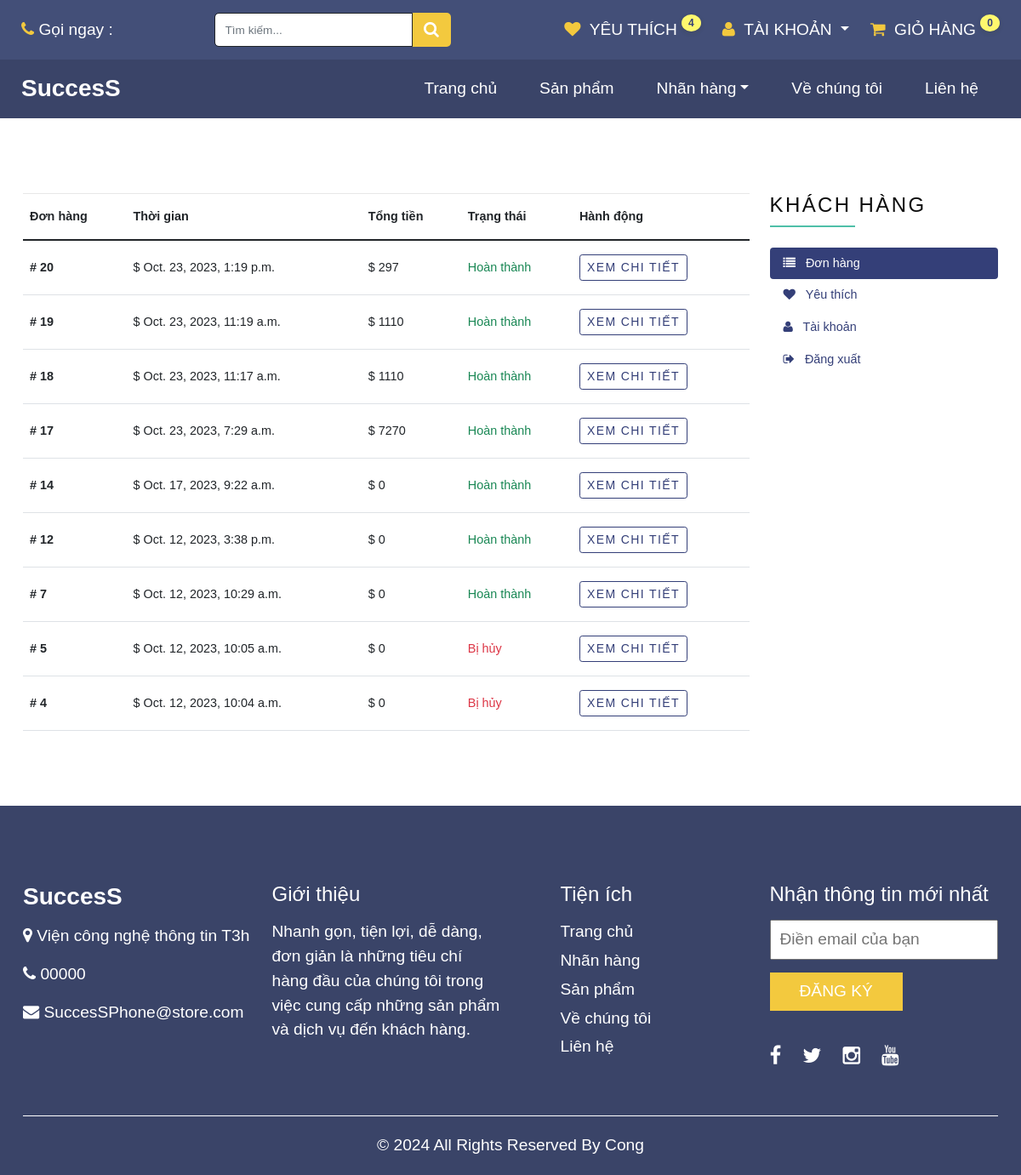
/orders/list (signed in), run on the app's committed database.
### accounts/models.py (models this page shows, shortened)
class User(AbstractBaseUser):
    email = models.EmailField(max_length=100, unique=True)
    full_name = models.CharField(max_length=100)
    is_admin = models.BooleanField(default=False)
    is_active = models.BooleanField(default=True)
    likes = models.ManyToManyField(Product, blank=True, related_name='likes')
    is_manager = models.BooleanField(default=False)
    objects = UserManager()
    USERNAME_FIELD = 'email'
    REQUIRED_FIELDS = ['full_name']
    def get_likes_count(self):
        return self.likes.count()

### orders/models.py (models this page shows, shortened)
class Order(models.Model):
    user = models.ForeignKey(User, on_delete=models.CASCADE, related_name='orders')
    created = models.DateTimeField(auto_now_add=True)
    updated = models.DateTimeField(auto_now=True)
    status = models.BooleanField(default=False)
    class Meta:
        ordering = ('-created',)
    @property
    def get_total_price(self):
        total = sum(item.get_cost() for item in self.items.all())
        return total

class OrderItem(models.Model):
    order = models.ForeignKey(Order, on_delete=models.CASCADE, related_name='items')
    product = models.ForeignKey(Product, on_delete=models.CASCADE, related_name='order_items')
    price = models.IntegerField()
    quantity = models.SmallIntegerField(default=1)
    def get_cost(self):
        return self.price * self.quantity

### orders/views.py (the view)
# urls.py: path('list', views.user_orders, name='user_orders'),
@login_required
def user_orders(request):
    orders = request.user.orders.all()
    context = {'title':'Orders', 'orders': orders}
    return render(request, 'user_orders.html', context)

### cart/utils/cart.py (called while the page is built)
    def __iter__(self):
        product_ids = self.cart.keys()
        products = Product.objects.filter(id__in=product_ids)
        cart = self.cart.copy()
        for product in products:
            cart[str(product.id)]['product'] = product
        for item in cart.values():
            item['total_price'] = int(item['price']) * int(item['quantity'])
            yield item

    def add_cart_session(self):
        cart = self.session.get(CART_SESSION_ID)
        if not cart:
            cart = self.session[CART_SESSION_ID] = {}
        return cart

### online_shop/context_processors.py (called while the page is built)
def return_cart(request):
    cart = len(list(Cart(request)))
    return {'cart_count': cart}

def return_categories(request):
    categories = Category.objects.all()
    return {'categories': categories}

### shop/models.py (called while the page is built)
    def __str__(self):
        return self.title

### orders/templates/user_orders.html (shortened to what this page needs)
{% extends "base.html" %}
{% block extend_page %}
<section class="py-5">
    <div class="container py-4">
      <div class="row gy-5">
        <div class="col-lg-9">
          <div class="table-responsive">
            <table class="table table-hover text-nowrap">
              <thead>
                <tr class="text-sm">
                  <th class="border-gray-300 border-top py-3">Đơn hàng</th>
                  <th class="border-gray-300 border-top py-3">Thời gian</th>
                  <th class="border-gray-300 border-top py-3">Tổng tiền</th>
                  <th class="border-gray-300 border-top py-3">Trạng thái</th>
                  <th class="border-gray-300 border-top py-3">Hành động</th>
                </tr>
              </thead>
              <tbody>
                {% if orders %}
                {% for order in orders %}
                    <tr class="text-sm">
                        <th class="align-middle py-3"># {{ order.id }}</th>
                        <td class="align-middle py-3">$ {{ order.created }}</td>
                        <td class="align-middle py-3">$ {{ order.get_total_price }}</td>
                        {% if order.status %}
                            <td class="align-middle py-3 text-success">Hoàn thành</td>
                        {% else %}
                            <td class="align-middle py-3 text-danger">Bị hủy</td>
                        {% endif %}
                        <td class="align-middle py-3"><a class="btn btn-outline-primary btn-sm" href="{% url 'orders:order_detail' order.id %}">Xem chi tiết</a></td>
                    </tr>
                {% endfor %}
                {% endif %}
              </tbody>
            </table>
          </div>
        </div>
        <div class="col-lg-3">
          <h3 class="h4 text-uppercase lined mb-4">Khách hàng</h3>
          <nav class="nav flex-column nav-pills">
                <a class="nav-link text-sm active" href="">
                    <i class="me-2 fa fa-list"></i>
                    <span>Đơn hàng</span>
                </a>
                <a class="nav-link text-sm" href="{% url "shop:favorites" %}">
                    <i class="me-2 fa fa-heart"></i>
                    <span>Yêu thích</span>
                </a>
                <a class="nav-link text-sm" href="{% url "accounts:edit_profile" %}">
                    <i class="me-2 fa fa-user"></i>
                    <span>Tài khoản</span>
                </a>
                <a class="nav-link text-sm" href="{% url "accounts:user_logout" %}">
                    <i class="me-2 fa fa-sign-out"></i>
                    <span>Đăng xuất</span>
                </a>
          </nav>
        </div>
      </div>
    </div>
  </section>
{% endblock %}

### shop/templates/base.html (shortened to what this page needs)
{% load static %}
<!DOCTYPE html>
<html>
<head>
  <link rel="stylesheet" type="text/css" href="{% static 'css/bootstrap.css' %}" />
  <link rel="stylesheet" href="{% static 'css/font-awesome.min.css' %}"  />
  <link rel="stylesheet" href="{% static 'css/style.css' %}" />
  <link rel="stylesheet" href="{% static 'css/responsive.css' %}" />
</head>
<body>
  <div class="hero_area">
    <header class="header_section">
      <div class="header_top">
        <div class="container-fluid">
          <div class="top_nav_container">
            <div class="contact_nav">
              <a href="">
                <i class="fa fa-phone" aria-hidden="true"></i>
                <span>
                  Gọi ngay :
                </span>
              </a>
            </div>
            <form class="search_form" action="{% url 'shop:search' %}">
              <input name="q" type="search" class="form-control form-control-dark" placeholder="Tìm kiếm..." aria-label="Search">
              <button class="" type="submit">
                <i class="fa fa-search" aria-hidden="true"></i>
              </button>
            </form>
            <div class="user_option_box">
              <a href="{% url 'shop:favorites' %}">
                <i class="fa fa-heart" aria-hidden="true"></i>
                <span>
                  Yêu thích
                </span>
                  {% if request.user.is_authenticated %}
                <div class="pop_up">
                  {{ request.user.get_likes_count}}
                </div>
              {% endif %}
              </a>
              <div class="dropdown text-end">
                <a href="#" class="dropdown-toggle" id="dropdownUser1" type="button" data-bs-toggle="dropdown" aria-haspopup="true"
                aria-expanded="true">
                  <i class="fa fa-user" aria-hidden="true"></i>
                  <span class="caret">
                  Tài Khoản
                  </span>
                </a>
                {% if request.user.is_authenticated %}
              </div>
              {% else %}
                <li><a href="{% url 'accounts:user_login' %}" class="dropdown-item">Đăng nhập</a></li>
                <li><a href="{% url 'accounts:user_register' %}" class="dropdown-item">Đăng ký</a></li>
              </div>
              {% endif %}
              <a href="{% url 'cart:show_cart' %}" class="cart-link">
                <i class="fa fa-shopping-cart" aria-hidden="true"></i>
                <span>
                  Giỏ hàng
                </span>
                {% if request.user.is_authenticated %}
                <div class="pop_up">
                  {{ cart_count }}
                </div>
              {% endif %}
              </a>
            </div>
          </div>
        </div>
      </div>
      <div class="header_bottom">
        <div class="container-fluid">
          <div class="navbar custom_nav-container navbar-expand-lg">
            <a class="navbar-brand" href="{% url 'shop:home_page' %}">
              <span>
                SuccesS
              </span>
            </a>
            <div class="collapse navbar-collapse" id="navbarSupportedContent">
              <ul class="navbar-nav">
                <li class="nav-item">
                  <a class="nav-link" href="{% url 'shop:home_page' %}">Trang chủ
                  </a>
                </li>
                <li class="nav-item">
                  <a class="nav-link" href="{% url 'shop:product' %}">Sản phẩm</a>
                </li>
                <li class="nav-item dropdown category_dropdown"><a class="nav-link dropdown-toggle" id="contactMegamenu" href="#" role="button" data-bs-toggle="dropdown" aria-expanded="false">Nhãn hàng</a>
                </li>
                <li class="nav-item">
                  <a class="nav-link" href="{% url 'shop:about_us' %}">Về chúng tôi</a>
                </li>
                <li class="nav-item">
                  <a class="nav-link" href="{% url 'shop:contact' %}">Liên hệ</a>
                </li>
              </ul>
            </div>
          </div>
        </div>
      </div>
    </header>
  <main class="container">
  </main>
  {% block extend_page %} {% endblock %}
<section class="info_section ">
  <div class="container">
    <div class="row">
      <div class="col-md-3">
        <div class="info_contact">
          <h5>
            <a href="" class="navbar-brand">
              <span>
                SuccesS
              </span>
            </a>
          </h5>
          <p>
            <i class="fa fa-map-marker" aria-hidden="true"></i>
            Viện công nghệ thông tin T3h
          </p>
          <p>
            <i class="fa fa-phone" aria-hidden="true"></i>
            00000
          </p>
          <p>
            <i class="fa fa-envelope" aria-hidden="true"></i>
            SuccesSPhone@store.com
          </p>
        </div>
      </div>
      <div class="col-md-3">
        <div class="info_info">
          <h5>
            Giới thiệu
          </h5>
          <p>
            Nhanh gọn, tiện lợi, dễ dàng, đơn giản là những tiêu chí hàng đầu của chúng tôi trong việc cung cấp những sản phẩm và dịch vụ đến
            khách hàng.
          </p>
        </div>
      </div>
      <div class="col-md-3" style="padding-left: 5%">
        <div class="info_links">
          <h5>
            Tiện ích
          </h5>
          <ul>
            <li>
              <a href="{% url 'shop:home_page' %}">
                Trang chủ
              </a>
            </li>
            <li>
              <a href="">
                Nhãn hàng
              </a>
            </li>
            <li>
              <a href="{% url 'shop:product' %}">
                Sản phẩm
              </a>
            </li>
            <li>
              <a href="{% url 'shop:about_us' %}">
                Về chúng tôi
              </a>
            </li>
            <li>
              <a href="{% url 'shop:contact' %}">
                Liên hệ
              </a>
            </li>
          </ul>
        </div>
      </div>
      <div class="col-md-3">
        <div class="info_form ">
          <h5>
            Nhận thông tin mới nhất
          </h5>
          <form action="">
            <input type="email" placeholder="Điền email của bạn">
            <button>
              Đăng ký
            </button>
          </form>
          <div class="social_box">
            <a href="">
              <i class="fa fa-facebook" aria-hidden="true"></i>
            </a>
            <a href="">
              <i class="fa fa-twitter" aria-hidden="true"></i>
            </a>
            <a href="">
              <i class="fa fa-instagram" aria-hidden="true"></i>
            </a>
            <a href="">
              <i class="fa fa-youtube" aria-hidden="true"></i>
            </a>
          </div>
        </div>
      </div>
    </div>
  </div>
  </section>
  <footer class="footer_section">
    <div class="container">
      <p>
        &copy; <span id="displayYear"></span> All Rights Reserved By Cong
      </p>
    </div>
  </footer>
</body>
</html>

### static/css/style.css (style rules this page uses)
body { font-family: 'Poppins', sans-serif; color: #0c0c0c; background-color: #ffffff; overflow-x: hidden; }
a, a:hover, a:focus { text-decoration: none; }
.btn, .btn:focus { outline: none !important; -webkit-box-shadow: none; box-shadow: none; }
.hero_area { position: relative; min-height: 100vh; display: -webkit-box; display: -ms-flexbox; display: flex; -webkit-box-orient: vertical; -webkit-box-direction: normal; -ms-flex-direction: column; flex-direction: column; }
.header_section { background-color: #3a4468; }
.header_section .container-fluid { padding-right: 25px; padding-left: 25px; }
.header_section .header_top { padding: 15px 0; background-color: #434f78; }
.header_section .header_bottom { padding: 10px 0; }
.top_nav_container { display: -webkit-box; display: -ms-flexbox; display: flex; -webkit-box-pack: justify; -ms-flex-pack: justify; justify-content: space-between; -webkit-box-align: center; -ms-flex-align: center; align-items: center; }
.contact_nav { display: -webkit-box; display: -ms-flexbox; display: flex; }
.contact_nav a { color: #ffffff; margin-right: 10px; }
.contact_nav a i { color: #f3c93e; }
.search_form { display: -webkit-box; display: -ms-flexbox; display: flex; margin: 0 15px; }
.search_form .form-control { border-radius: 5px 0 0 5px; height: 40px; width: auto; min-width: unset; }
.search_form button { width: 45px; min-width: 45px; height: 40px; padding: 0; border: none; outline: none; color: #ffffff; background-color: #f3c93e; border-radius: 0 5px 5px 0; }
.user_option_box { display: -webkit-box; display: -ms-flexbox; display: flex; -webkit-box-align: center; -ms-flex-align: center; align-items: center; }
.user_option_box a { color: #ffffff; margin-left: 25px; text-transform: uppercase; }
.user_option_box a i { color: #f3c93e; }
.user_option_box a span { margin-left: 5px; }
.category_dropdown a { color: #ffffff; }
.navbar-brand { padding: 0; margin: 0; color: #000000; font-weight: bold; font-size: 28px; font-weight: bold; }
.navbar-brand span { color: #ffffff; }
.custom_nav-container { padding: 0; }
.custom_nav-container .navbar-nav { margin-left: auto; }
.custom_nav-container .navbar-nav .nav-item .nav-link { padding: 10px 25px; color: #ffffff; text-align: center; }
.info_section { background-color: #3a4468; color: #ffffff; padding: 90px 0 45px 0; }
.info_section h5 { margin-bottom: 15px; font-size: 24px; }
.info_section .info_links ul { padding: 0; }
.info_section .info_links ul li { list-style-type: none; }
.info_section .info_links ul li a { display: inline-block; color: #ffffff; margin-bottom: 5px; }
.info_section .info_form form input { outline: none; width: 100%; padding: 7px 10px; }
.info_section .info_form form button { padding: 8px 35px; outline: none; border: none; color: #ffffff; background: #f3c93e; margin-top: 15px; text-transform: uppercase; }
.info_section .info_form .social_box { margin-top: 35px; width: 100%; display: -webkit-box; display: -ms-flexbox; display: flex; }
.info_section .info_form .social_box a { margin-right: 25px; color: #ffffff; font-size: 24px; }
.footer_section { position: relative; background-color: #3a4468; text-align: center; }
.footer_section p { border-top: 1px solid #ffffff; color: #ffffff; padding: 20px 0; margin: 0; }
.pop_up { padding: 1px 8px 1px 8px; background-color: #fff86e; font-size: 12px; font-weight: 600; display: inline-block; position: relative; top: -10px; -moz-box-shadow: rgb(60 64 67 / 10%) 0px 1px 0px 0px, rgb(60 64 67 / 15%) 0px 2px 3px 2px; -webkit-box-shadow: rgb(60 64 67 / 10%) 0px 1px 0px 0px, rgb(60 64 67 / 15%) 0px 2px 3px 2px; box-shadow: rgb(60 64 67 / 10%) 0px 1px 0px 0px, rgb(60 64 67 / 15%) 0px 2px 3px 2px; color: #343F78; border-radius: 50%; }

### static/css/responsive.css (style rules this page uses)
@media (min-width: 1200px) { .container { max-width: 1170px; } }

### data on the page
User: user.get_likes_count "4"
Order: id "20", created "Oct. 23, 2023, 1:19 p.m.", get_total_price "297", status "Hoàn thành"
Order: id "19", created "Oct. 23, 2023, 11:19 a.m.", get_total_price "1110", status "Hoàn thành"
Order: id "18", created "Oct. 23, 2023, 11:17 a.m.", get_total_price "1110", status "Hoàn thành"
Order: id "17", created "Oct. 23, 2023, 7:29 a.m.", get_total_price "7270", status "Hoàn thành"
Order: id "14", created "Oct. 17, 2023, 9:22 a.m.", get_total_price "0", status "Hoàn thành"
Order: id "12", created "Oct. 12, 2023, 3:38 p.m.", get_total_price "0", status "Hoàn thành"
Order: id "7", created "Oct. 12, 2023, 10:29 a.m.", get_total_price "0", status "Hoàn thành"
Order: id "5", created "Oct. 12, 2023, 10:05 a.m.", get_total_price "0", status "Bị hủy"
Order: id "4", created "Oct. 12, 2023, 10:04 a.m.", get_total_price "0", status "Bị hủy"

### other printed values
{{ cart_count }} "0"
